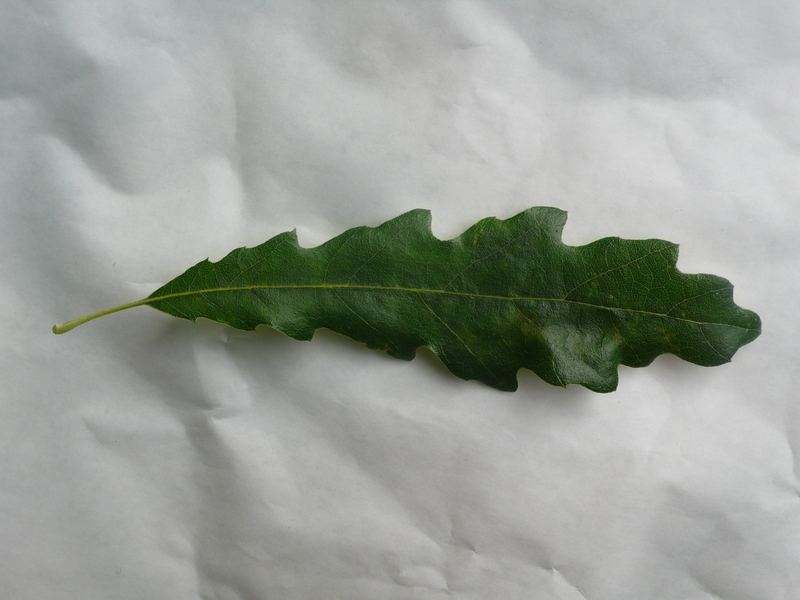
#> input picture Domasni/DomasnaRabota3/database/11606.jpg, 800 x 600 px
$ python DomasnaRabota3.26.py
#> lines starting #> are read from the running program, lines starting #| are printed output that depends on the picture; after the words box and inside, x2 and y2 are one past the last pixel; in counts of white or black regions, pixels touching at a corner belong together
import cv2
import numpy as np

img = cv2.imread('database/11606.jpg')
#> img is the input picture: shape (600, 800, 3); mean B, G, R 152.7, 159.4, 154.9
cv2.imshow('Original Image', img)
gray = cv2.cvtColor(img, cv2.COLOR_BGR2GRAY)
ret, thresh = cv2.threshold(gray, 0, 255, cv2.THRESH_BINARY_INV + cv2.THRESH_OTSU)
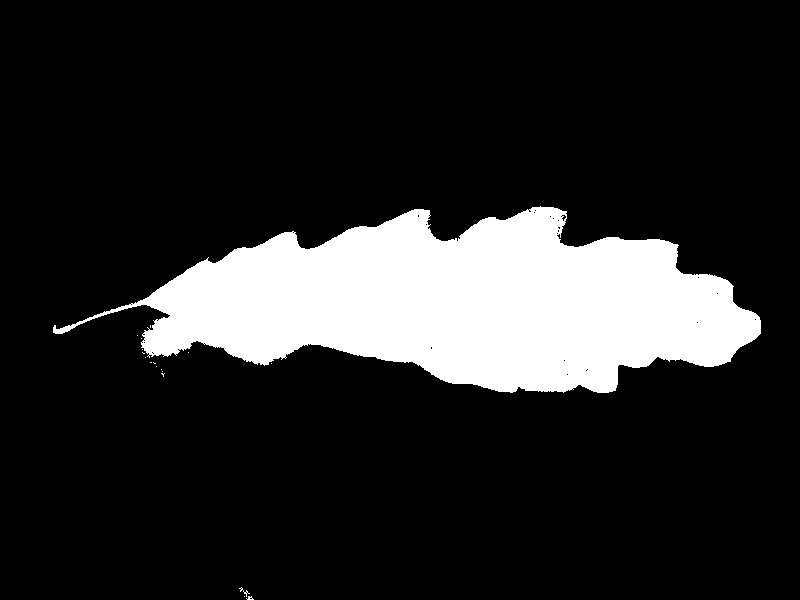
#> thresh: shape (600, 800); 15.6% white; 18 white regions (16 under 20 px), largest, box (x1, y1, x2, y2) and area: (53, 206, 761, 393) 74968, (239, 587, 250, 597) 25
#> ret = 115
kernel = np.ones((3, 3), np.uint8)
opening = cv2.morphologyEx(thresh, cv2.MORPH_OPEN, kernel, iterations=2)
#> opening: shape (600, 800); 15.5% white; 2 white regions, box (x1, y1, x2, y2) and area: (140, 207, 761, 393) 74297, (55, 326, 70, 334) 83
sure_bg = cv2.dilate(opening, kernel, iterations=3)
#> sure_bg: shape (600, 800); 16.8% white; 2 white regions, box (x1, y1, x2, y2) and area: (137, 204, 764, 396) 80164, (52, 323, 73, 337) 257
dist_transform = cv2.distanceTransform(opening, cv2.DIST_L2, 5)
ret, sure_fg = cv2.threshold(dist_transform, 0.7 * dist_transform.max(), 255, 0)
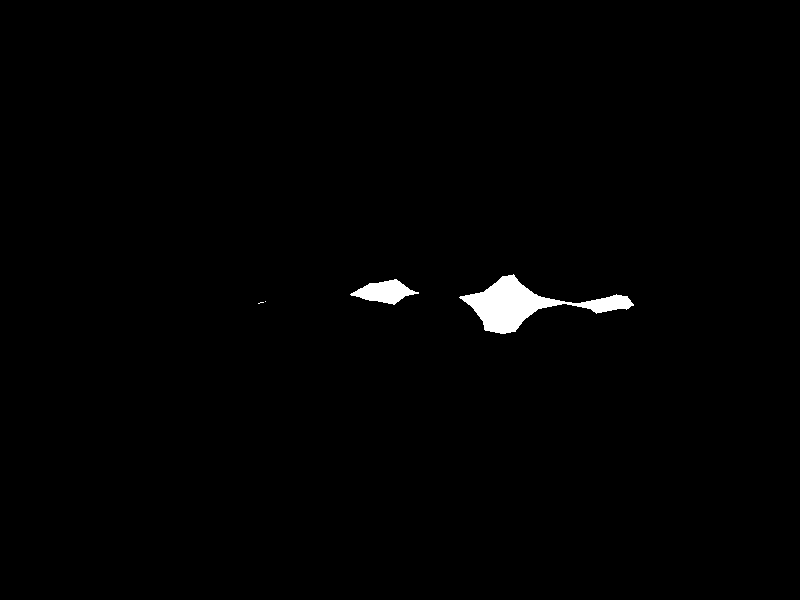
#> sure_fg: shape (600, 800) float32; 0.95% white; 4 white regions (2 under 20 px), largest, box (x1, y1, x2, y2) and area: (459, 274, 634, 334) 3589, (350, 279, 419, 305) 964
#> ret = 56.4
sure_fg = np.uint8(sure_fg)
unknown = cv2.subtract(sure_bg, sure_fg)
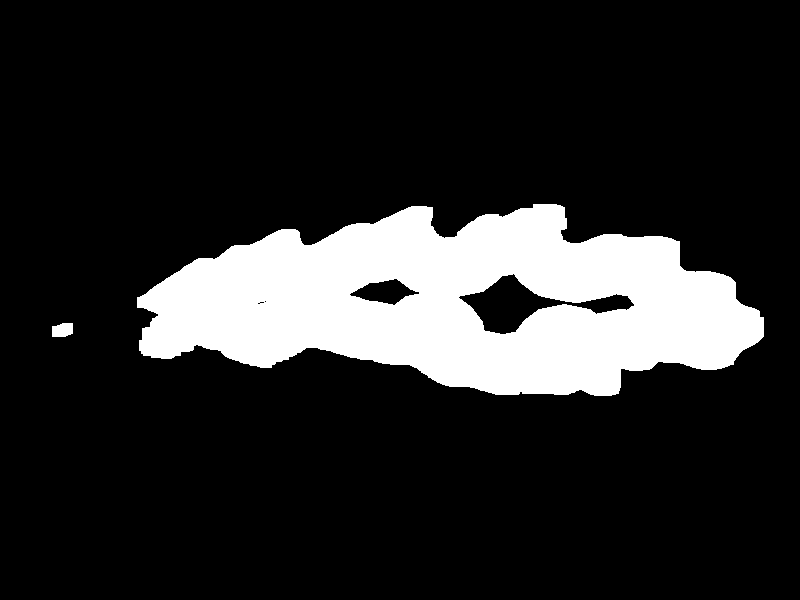
#> unknown: shape (600, 800); 15.8% white; 2 white regions, box (x1, y1, x2, y2) and area: (137, 204, 764, 396) 75604, (52, 323, 73, 337) 257
ret, markers = cv2.connectedComponents(sure_fg)
#> markers: shape (600, 800) int32; 5 distinct labels, from 0 to 4
#> ret = 5
markers = markers + 1
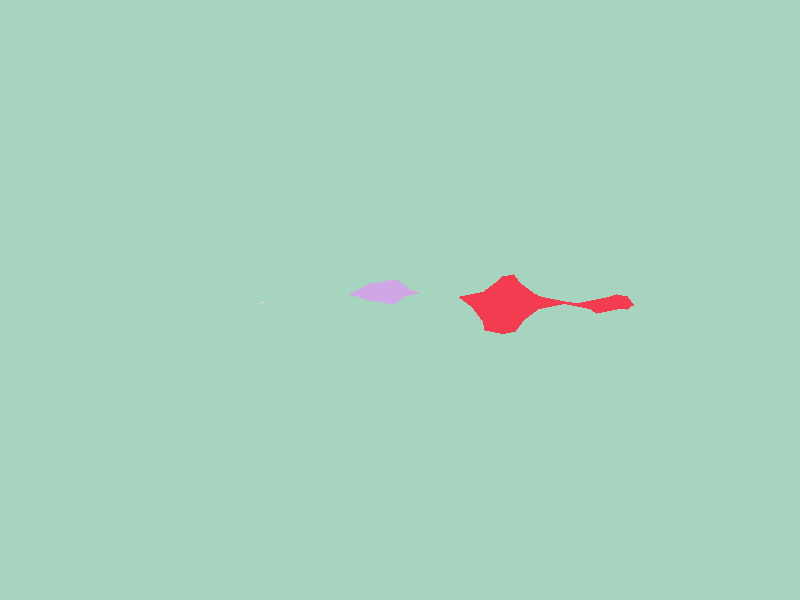
#> markers: shape (600, 800) int32; 5 distinct labels, from 1 to 5; one colour per label, 0 black
markers[unknown == 255] = 0
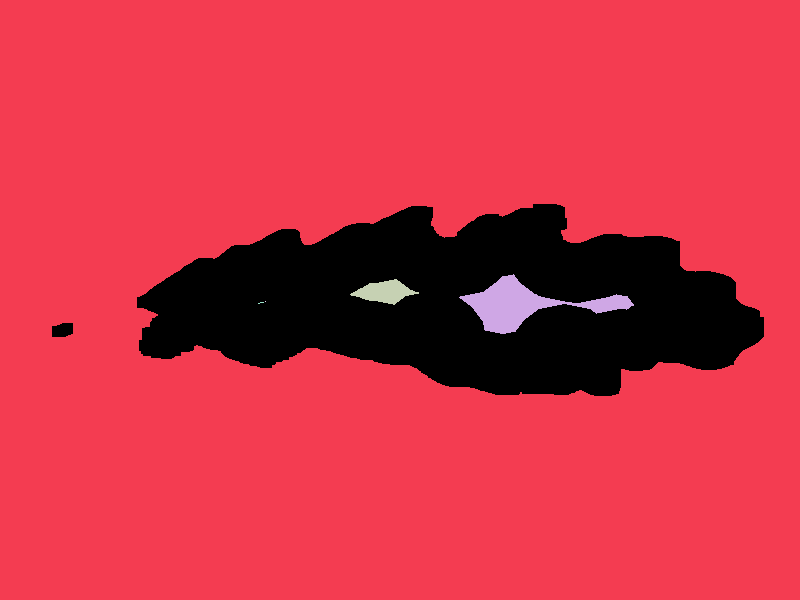
#> markers: shape (600, 800) int32; 6 distinct labels, from 0 to 5; one colour per label, 0 black
markers = cv2.watershed(img, markers)
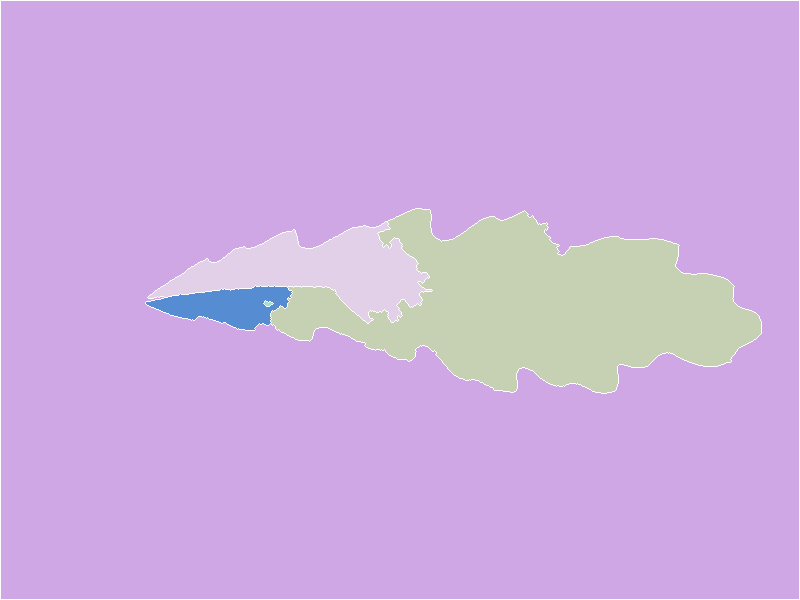
#> markers: shape (600, 800) int32; 6 distinct labels, from -1 to 5; one colour per label, 0 black, -1 white
segmented_img = np.zeros_like(gray)
segmented_img[markers != 1] = 255
processed_img = cv2.medianBlur(segmented_img, 5)
contours, _ = cv2.findContours(processed_img, cv2.RETR_EXTERNAL, cv2.CHAIN_APPROX_SIMPLE)
img_contours = img.copy()
cv2.drawContours(img_contours, contours, -1, (0, 255, 0), 2)
#> img_contours: shape (600, 800, 3); 1.16% of pixels changed, all inside (x1, y1, x2, y2) = (0, 0, 800, 600)
cv2.imshow('Segmented Image', segmented_img)
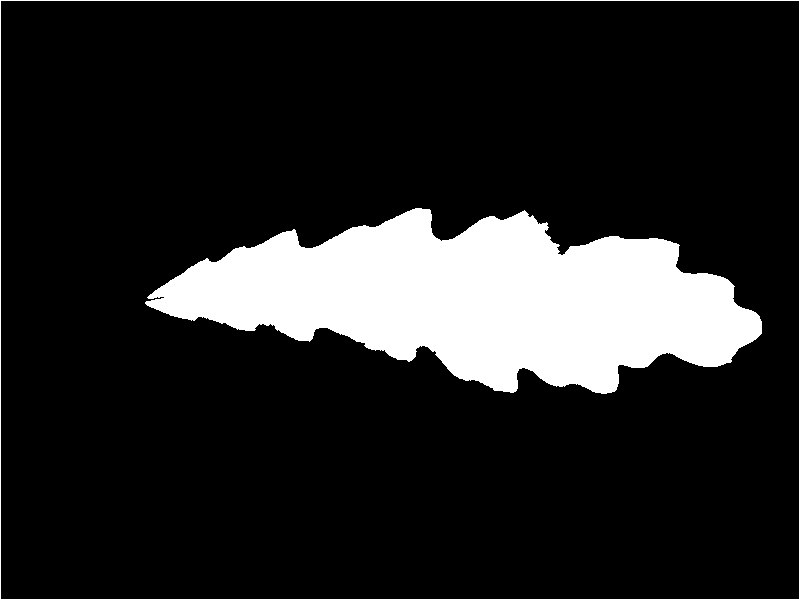
#> window 'Segmented Image': shape (600, 800); 14.5% white; 2 white regions, box (x1, y1, x2, y2) and area: (145, 208, 762, 394) 66927, (0, 0, 800, 600) 2796
cv2.imshow('Processed Image', processed_img)
cv2.imshow('Image with Contours', img_contours)
cv2.waitKey(0)
cv2.destroyAllWindows()

$ run again, with Domasni/DomasnaRabota3/database/1.jpg copied over Domasni/DomasnaRabota3/database/11606.jpg
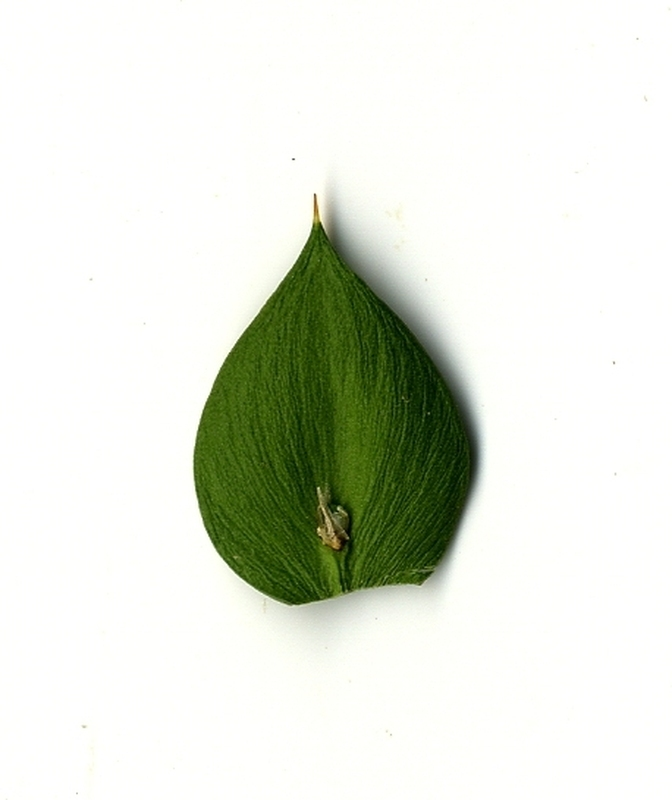
#> input picture Domasni/DomasnaRabota3/database/1.jpg, 672 x 800 px
#> img is the input picture: shape (800, 672, 3); mean B, G, R 218, 228.9, 224.7
#> `ret, thresh = cv2.threshold(gray, 0, 255, cv2.THRESH_BINARY_INV + cv2...`:
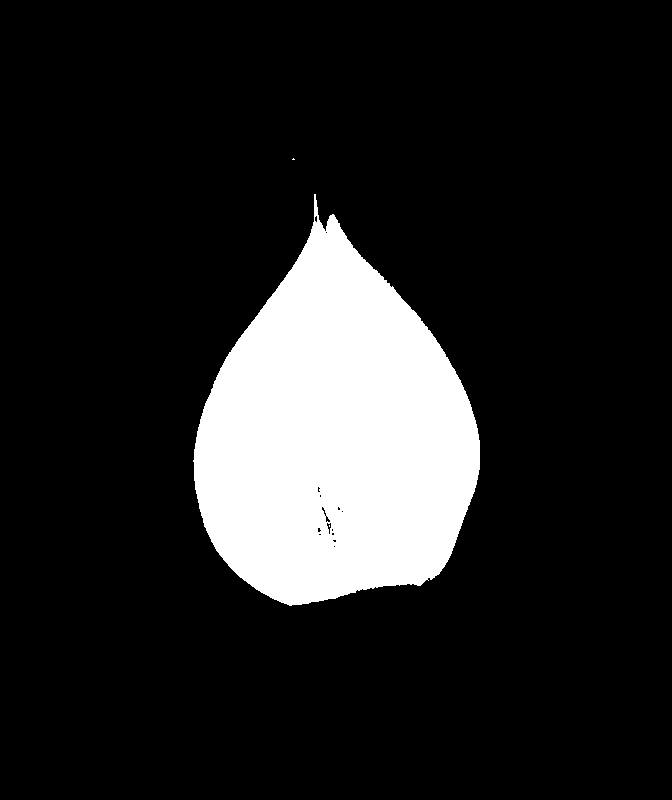
#> thresh: shape (800, 672); 14.2% white; 3 white regions (2 under 20 px), largest, box (x1, y1, x2, y2) and area: (193, 194, 480, 606) 76233
#> `ret, thresh = cv2.threshold(gray, 0, 255, cv2.THRESH_BINARY_INV + cv2...`: ret = 158
#> opening: shape (800, 672); 14.2% white; 1 white region, box (x1, y1, x2, y2) and area: (194, 215, 480, 605) 76080
#> sure_bg: shape (800, 672); 14.9% white; 1 white region, box (x1, y1, x2, y2) and area: (191, 212, 483, 608) 80328
#> `ret, sure_fg = cv2.threshold(dist_transform, 0.7 * dist_transform.max(..`: ret = 74.02
#> unknown: shape (800, 672); 13.7% white; 1 white region, box (x1, y1, x2, y2) and area: (191, 212, 483, 608) 73869
#> `ret, markers = cv2.connectedComponents(sure_fg)`: ret = 2
#> img_contours: shape (800, 672, 3); 1.09% of pixels changed, all inside (x1, y1, x2, y2) = (0, 0, 672, 800)
#> `cv2.imshow('Segmented Image', segmented_img)`:
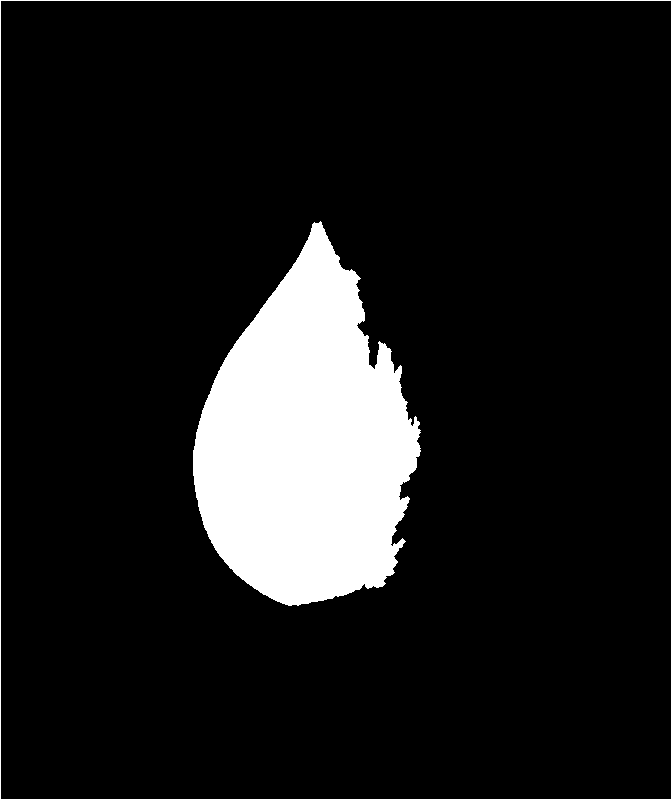
#> window 'Segmented Image': shape (800, 672); 11.2% white; 2 white regions, box (x1, y1, x2, y2) and area: (193, 221, 421, 606) 57082, (0, 0, 672, 800) 2940

$ run again, with Domasni/DomasnaRabota3/database/10000.jpg copied over Domasni/DomasnaRabota3/database/11606.jpg
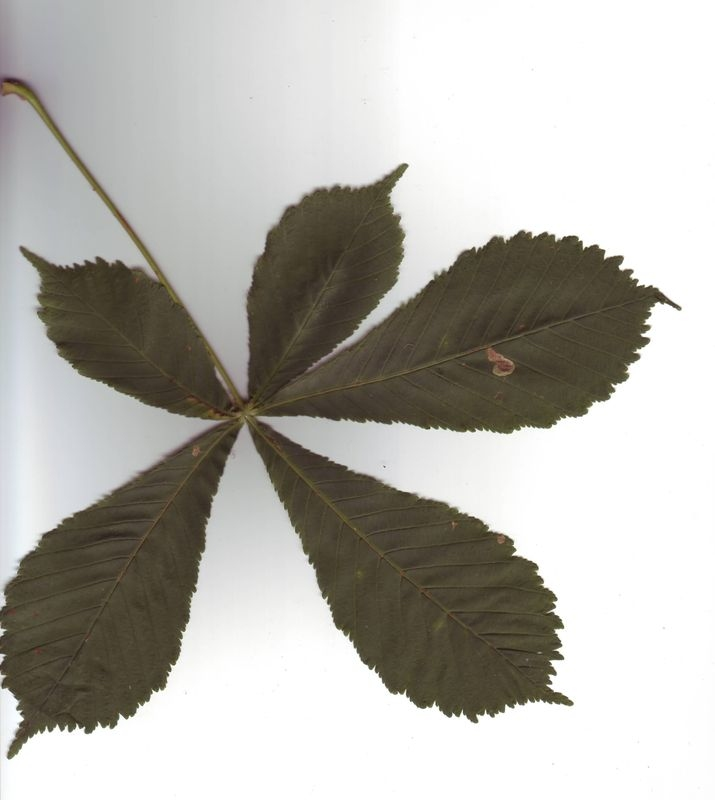
#> input picture Domasni/DomasnaRabota3/database/10000.jpg, 715 x 800 px
#> img is the input picture: shape (800, 715, 3); mean B, G, R 173.9, 179.8, 181.8
#> `ret, thresh = cv2.threshold(gray, 0, 255, cv2.THRESH_BINARY_INV + cv2...`:
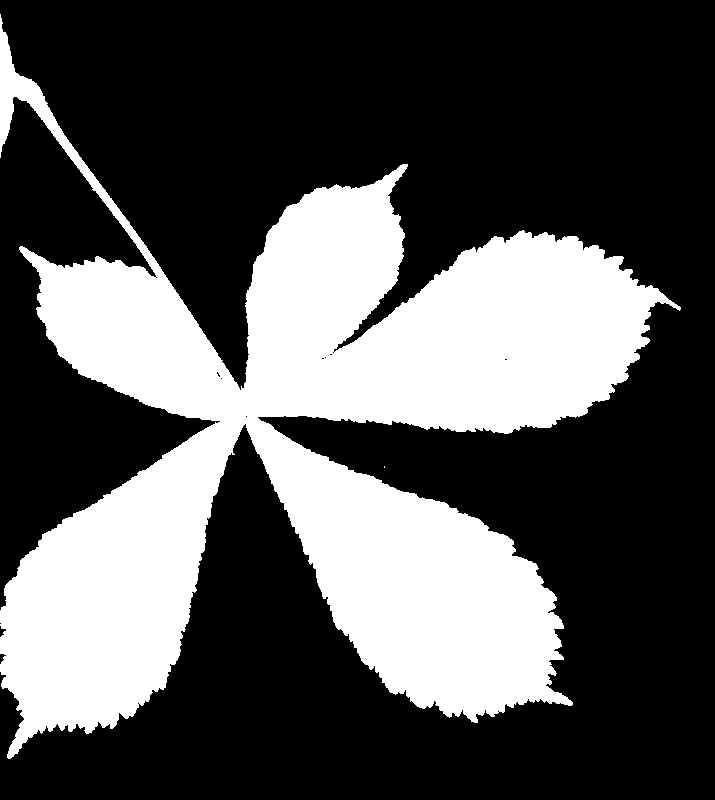
#> thresh: shape (800, 715); 33% white; 2 white regions (1 under 20 px), largest, box (x1, y1, x2, y2) and area: (0, 14, 681, 759) 188747
#> `ret, thresh = cv2.threshold(gray, 0, 255, cv2.THRESH_BINARY_INV + cv2...`: ret = 151
#> opening: shape (800, 715); 32.9% white; 1 white region, box (x1, y1, x2, y2) and area: (0, 29, 668, 757) 188005
#> sure_bg: shape (800, 715); 36% white; 1 white region, box (x1, y1, x2, y2) and area: (0, 26, 671, 760) 205812
#> `ret, sure_fg = cv2.threshold(dist_transform, 0.7 * dist_transform.max(..`: ret = 62
#> unknown: shape (800, 715); 34% white; 1 white region, box (x1, y1, x2, y2) and area: (0, 26, 671, 760) 194580
#> `ret, markers = cv2.connectedComponents(sure_fg)`: ret = 6
#> img_contours: shape (800, 715, 3); 1.06% of pixels changed, all inside (x1, y1, x2, y2) = (0, 0, 715, 800)
#> `cv2.imshow('Processed Image', processed_img)`:
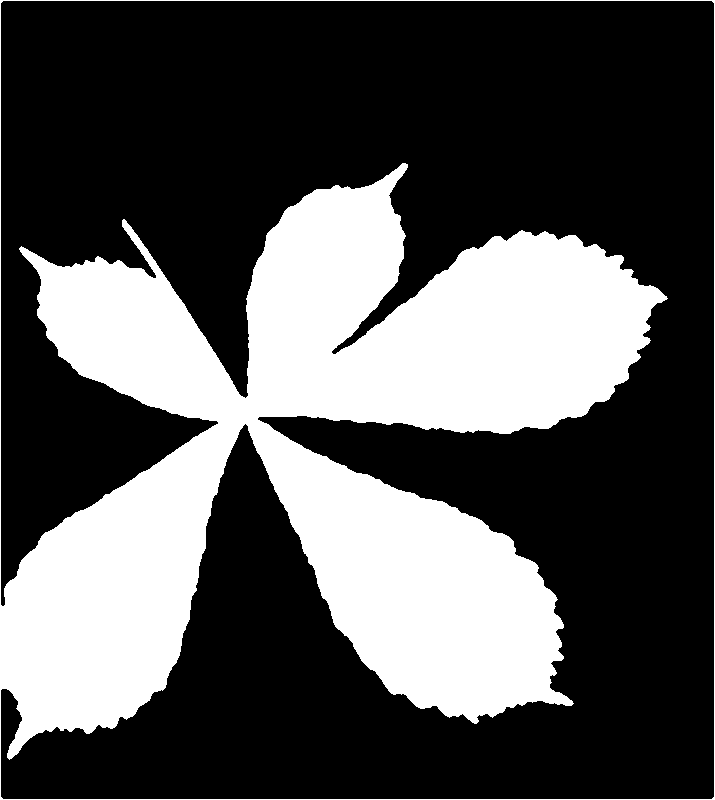
#> window 'Processed Image': shape (800, 715); 33% white; 1 white region, box (x1, y1, x2, y2) and area: (0, 0, 715, 800) 188775

$ run again, with Domasni/DomasnaRabota3/database/10001.jpg copied over Domasni/DomasnaRabota3/database/11606.jpg
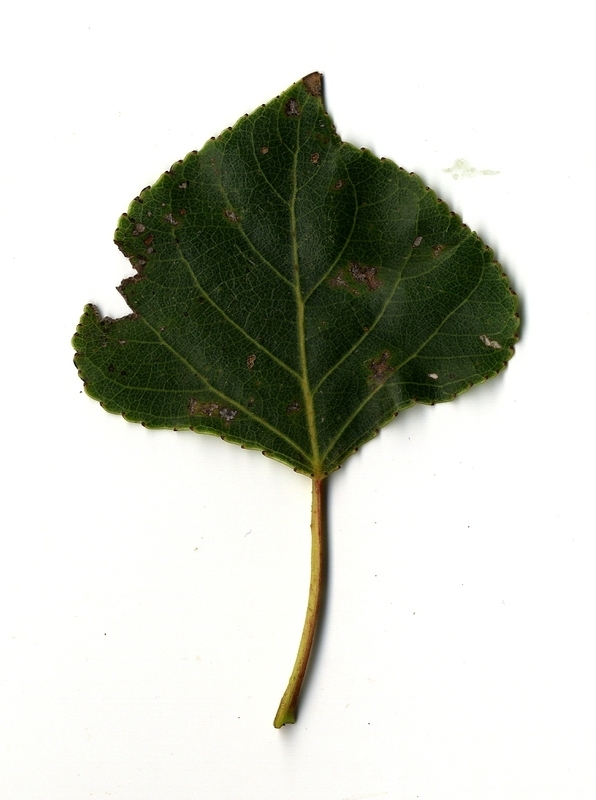
#> input picture Domasni/DomasnaRabota3/database/10001.jpg, 596 x 800 px
#> img is the input picture: shape (800, 596, 3); mean B, G, R 195.5, 204.3, 201.6
#> thresh: shape (800, 596); 24.1% white; 18 white regions (17 under 20 px), largest, box (x1, y1, x2, y2) and area: (72, 71, 525, 729) 114669
#> `ret, thresh = cv2.threshold(gray, 0, 255, cv2.THRESH_BINARY_INV + cv2...`: ret = 148
#> opening: shape (800, 596); 24% white; 1 white region, box (x1, y1, x2, y2) and area: (72, 72, 525, 728) 114309
#> sure_bg: shape (800, 596); 25.5% white; 1 white region, box (x1, y1, x2, y2) and area: (69, 69, 528, 731) 121671
#> `ret, sure_fg = cv2.threshold(dist_transform, 0.7 * dist_transform.max(..`: ret = 110.7
#> unknown: shape (800, 596); 23.6% white; 1 white region, box (x1, y1, x2, y2) and area: (69, 69, 528, 731) 112330
#> `ret, markers = cv2.connectedComponents(sure_fg)`: ret = 2
#> img_contours: shape (800, 596, 3); 1.17% of pixels changed, all inside (x1, y1, x2, y2) = (0, 0, 596, 800)
#> `cv2.imshow('Segmented Image', segmented_img)`:
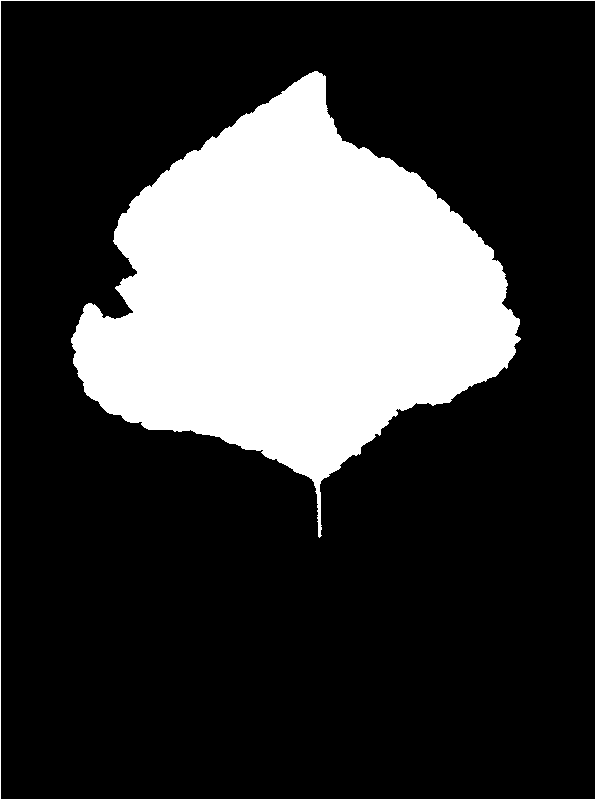
#> window 'Segmented Image': shape (800, 596); 23.7% white; 2 white regions, box (x1, y1, x2, y2) and area: (71, 71, 521, 538) 110312, (0, 0, 596, 800) 2788
